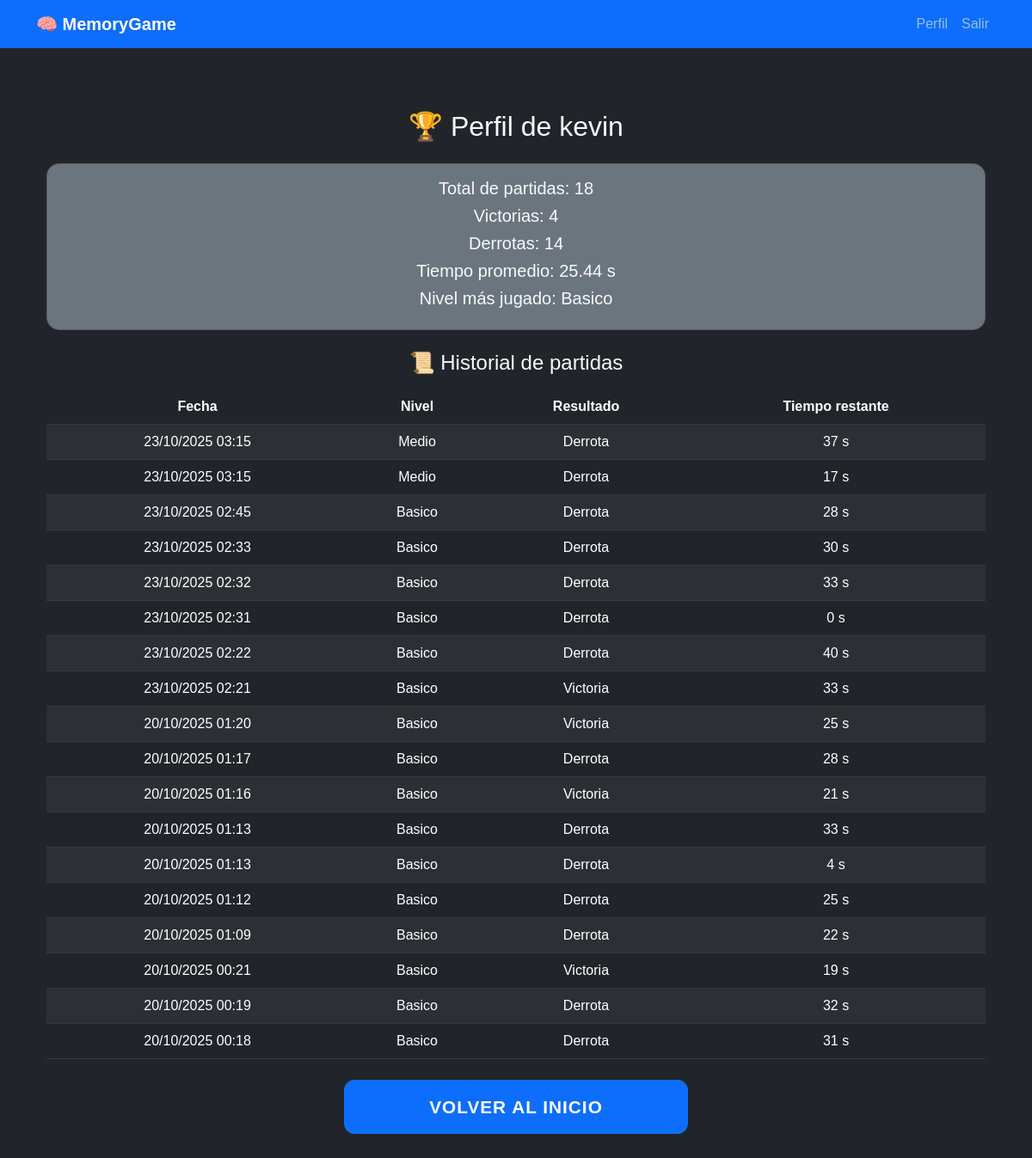
Before: /perfil/ (signed in) with the older database file.
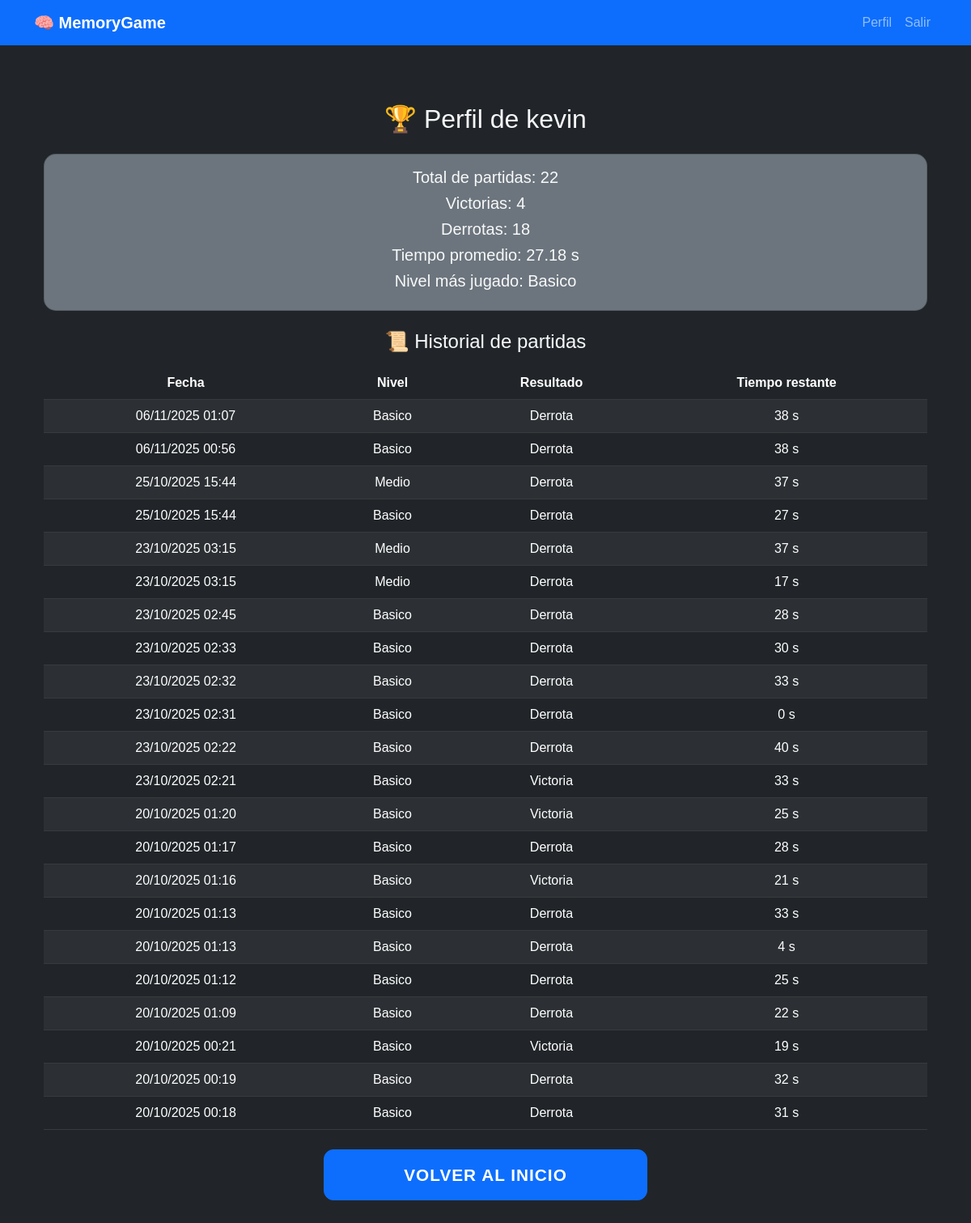
After: the same page with the newer database file.
### memory_game/models.py (models this page shows, shortened)
class Partida(models.Model):
    usuario = models.ForeignKey(User, on_delete=models.CASCADE)
    nivel = models.CharField(max_length=20)
    resultado = models.CharField(max_length=10)  # 'victoria' o 'derrota'
    tiempo_restante = models.IntegerField(default=0)
    fecha = models.DateTimeField(auto_now_add=True)

### memory_game/views.py (the view)
# urls.py: path('perfil/', views.perfil, name='perfil'),
@login_required
def perfil(request):
    partidas = Partida.objects.filter(usuario=request.user).order_by('-fecha')
    total_victorias = partidas.filter(resultado='victoria').count()
    total_derrotas = partidas.filter(resultado='derrota').count()
    total_partidas = partidas.count()
    promedio_tiempo = partidas.aggregate(Avg('tiempo_restante'))['tiempo_restante__avg'] or 0
    nivel_mas_jugado = partidas.values('nivel').annotate(total=Count('nivel')).order_by('-total').first()
    nivel_mas_jugado = nivel_mas_jugado['nivel'] if nivel_mas_jugado else "N/A"
    contexto = {
        'partidas': partidas,
        'total_victorias': total_victorias,
        'total_derrotas': total_derrotas,
        'total_partidas': total_partidas,
        'promedio_tiempo': round(promedio_tiempo, 2),
        'nivel_mas_jugado': nivel_mas_jugado,
    }
    return render(request, 'memory_game/perfil.html', contexto)

### memory_game/templates/memory_game/perfil.html (shortened to what this page needs)
{% extends 'memory_game/base.html' %}
{% load static %}
{% block content %}
  <div class="container py-5 text-center">
    <h2 class="text-center mb-4">🏆 Perfil de {{ user.username }}</h2>
    <div class="card bg-secondary text-light p-3 mb-4">
      <h5>Total de partidas: {{ total_partidas }}</h5>
      <h5>Victorias: {{ total_victorias }}</h5>
      <h5>Derrotas: {{ total_derrotas }}</h5>
      <h5>Tiempo promedio: {{ promedio_tiempo }} s</h5>
      <h5>Nivel más jugado: {{ nivel_mas_jugado|title }}</h5>
    </div>
    <h4>📜 Historial de partidas</h4>
    <table class="table table-dark table-striped mt-3">
      <thead>
        <tr>
          <th>Fecha</th>
          <th>Nivel</th>
          <th>Resultado</th>
          <th>Tiempo restante</th>
        </tr>
      </thead>
      <tbody>
        {% for p in partidas %}
        <tr>
          <td>{{ p.fecha|date:"d/m/Y H:i" }}</td>
          <td>{{ p.nivel|title }}</td>
          <td>{{ p.resultado|title }}</td>
          <td>{{ p.tiempo_restante }} s</td>
        </tr>
        {% empty %}
        <tr><td colspan="4" class="text-center">No hay partidas registradas aún.</td></tr>
        {% endfor %}
      </tbody>
    </table>
    <div class="text-center mt-4">
      <a href="{% url 'index' %}" class="btn btn-primary nivel-btn">Volver al Inicio</a>
    </div>
  </div>
{% endblock %}

### memory_game/templates/memory_game/base.html (shortened to what this page needs)
{% load static %}
<!DOCTYPE html>
<html lang="es">
<head>
  <link href="https://cdn.jsdelivr.net/npm/bootstrap@5.3.0/dist/css/bootstrap.min.css" rel="stylesheet">
  <link rel="stylesheet" href="{% static 'memory_game/css/global.css' %}">
</head>
<body class="bg-dark text-light">
  <nav class="navbar navbar-expand-lg navbar-dark bg-primary">
    <div class="container">
      <a class="navbar-brand fw-bold" href="{% url 'index' %}">🧠 MemoryGame</a>
      <div class="collapse navbar-collapse" id="navbarNav">
        <ul class="navbar-nav ms-auto">
          {% if user.is_authenticated %}
            <li class="nav-item"><a href="{% url 'perfil' %}" class="nav-link">Perfil</a></li>
            <li class="nav-item"><a href="{% url 'logout' %}" class="nav-link">Salir</a></li>
          {% else %}
            <li class="nav-item"><a href="{% url 'login' %}" class="nav-link">Iniciar sesión</a></li>
            <li class="nav-item"><a href="{% url 'register' %}" class="nav-link">Registrarse</a></li>
          {% endif %}
        </ul>
      </div>
    </div>
  </nav>
  <div class="container py-4">
    {% block content %}{% endblock %}
  </div>
</body>
</html>

### memory_game/static/memory_game/css/global.css (style rules this page uses)
body { font-family: 'Poppins', sans-serif; }
.card { border-radius: 15px; overflow: hidden; }
.btn { border-radius: 12px; font-weight: 600; }
.nivel-btn { width: 90%; max-width: 400px; font-size: 1.3rem; padding: 15px 0; border-radius: 12px; font-weight: 600; text-transform: uppercase; letter-spacing: 1px; transition: all 0.3s ease; }

Changed rows visible on the page:
added Partida: fecha "06/11/2025 01:07", nivel "Basico", resultado "Derrota", tiempo_restante "38"
added Partida: fecha "06/11/2025 00:56", nivel "Basico", resultado "Derrota", tiempo_restante "38"
added Partida: fecha "25/10/2025 15:44", nivel "Medio", resultado "Derrota", tiempo_restante "37"
added Partida: fecha "25/10/2025 15:44", nivel "Basico", resultado "Derrota", tiempo_restante "27"
Other visible differences:
{{ total_partidas }}: "18" → "22"
{{ total_derrotas }}: "14" → "18"
{{ promedio_tiempo }}: "25.44" → "27.18"
